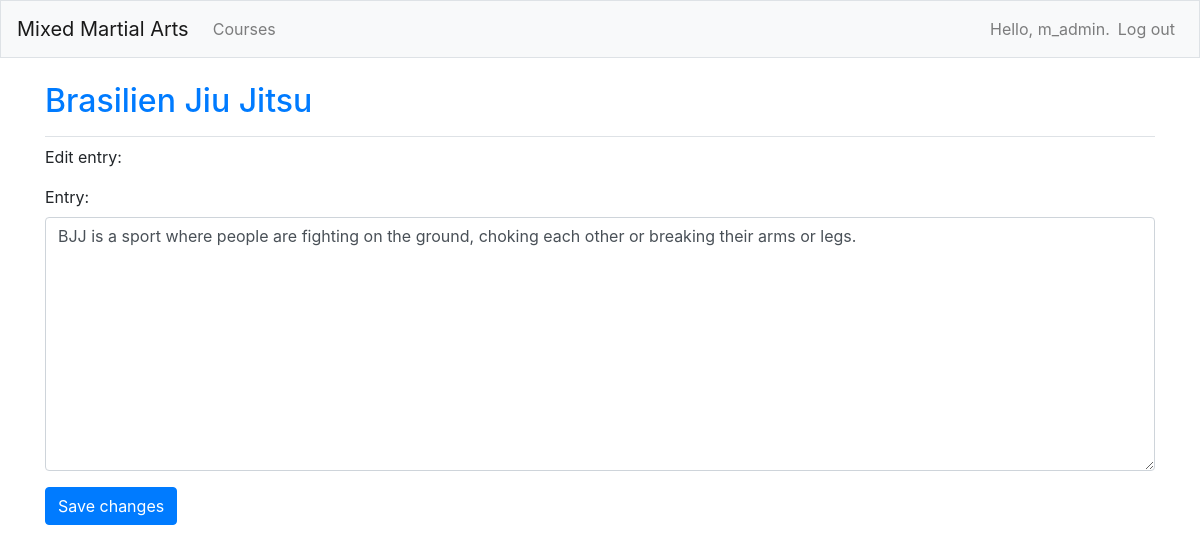
The page /edit_entry/2/ (signed in) on the database its author committed.
### mma/models.py (models this page shows, shortened)
class Mixedmartialart(models.Model):
	text = models.CharField(max_length=200)
	date_added = models.DateTimeField(auto_now_add=True)
	owner = models.ForeignKey(User, on_delete=models.CASCADE)
	def __str__(self):
		return self.text

class Entry(models.Model):
	topic = models.ForeignKey(Mixedmartialart, on_delete=models.CASCADE)
	text = models.TextField()
	date_added = models.DateTimeField(auto_now_add=True)
	class Meta:
		verbose_name_plural = 'entries'

### mma/views.py (the view)
# urls.py: path('edit_entry/<int:entry_id>/', views.edit_entry, name='edit_entry')
@login_required
def edit_entry(request, entry_id):
	entry = Entry.objects.get(id=entry_id)
	course = entry.topic
	if request.method != 'POST':
		form = EntryForm(instance=entry)
	else:
		form = EntryForm(instance=entry, data=request.POST)
		if form.is_valid():
			form.save()
			return redirect('mma:course', course_id=course.id)
	context = {'entry': entry, 'course':course, 'form': form}
	return render(request, 'mma/edit_entry.html', context)

### mma/forms.py
class EntryForm(forms.ModelForm):
	class Meta:
		model = Entry
		fields = ['text']
		labels = {'text': 'Entry:'}
		widgets = {'text': forms.Textarea(attrs={'cols': 80})}

### mma/templates/mma/edit_entry.html (shortened to what this page needs)
{% extends "mma/base.html" %}
{% load bootstrap4 %}
{% block page_header %}
  <h2><a href="{% url 'mma:course' course.id %}">{{ course }}</a></h2>
{% endblock page_header %}
{% block content %}
  <p>Edit entry:</p>
  <form action="{% url 'mma:edit_entry' entry.id %}" method="post">
  	{% bootstrap_form form%}
  	{% buttons %}
  	<button name="submit" class="btn btn-primary">Save changes</button>
    {% endbuttons %}
  </form>
{% endblock content %}

### mma/templates/mma/base.html (shortened to what this page needs)
{% load bootstrap4 %}
<!DOCTYPE html>
<html lang="en">
<head>
	{% bootstrap_css %}
</head>
<body>
  <nav class="navbar navbar-expand-md navbar-light bg-light mb-4 border">
  	<a class="navbar-brand" href="{% url 'mma:index' %}">Mixed Martial Arts</a>
  	<div class="collapse navbar-collapse" id ="navbarCollapse">
  		<ul class="navbar-nav mr-auto">
  			<li class="nav-item">
  			  <a class="nav-link" href="{% url 'mma:mixedmartialarts' %}">Courses</a>
  			</li>
  		</ul>
  		<ul class="navbar-nav ml-auto">
  		  {% if user.is_authenticated %}
  		    <li class="nav-item">
  		      <span class="navbar-text">Hello, {{ user.username }}.</span>
  		    </li>
  		    <li class="nav-item">
  		      <a class="nav-link" href=" {% url 'users:logout' %}">Log out</a>
  		    </li>
  		  {% endif %}
  		</ul>
  	</div>
  </nav>
  <main role="main" class="container">
  	<div class="pb-2 mb-2 border-bottom">
  	  {% block page_header %}{% endblock page_header %}
  	</div>
  	<div>
  	  {% block content %}{% endblock content %}
  	</div>
  </main>
</body>
</html>

### rows shown on the page
Mixedmartialart: text "Brasilien Jiu Jitsu"
Entry: text "BJJ is a sport where people are fighting on the ground, choking each other or breaking their arms or legs."

### other values the page prints
{{ user.username }} "m_admin"
